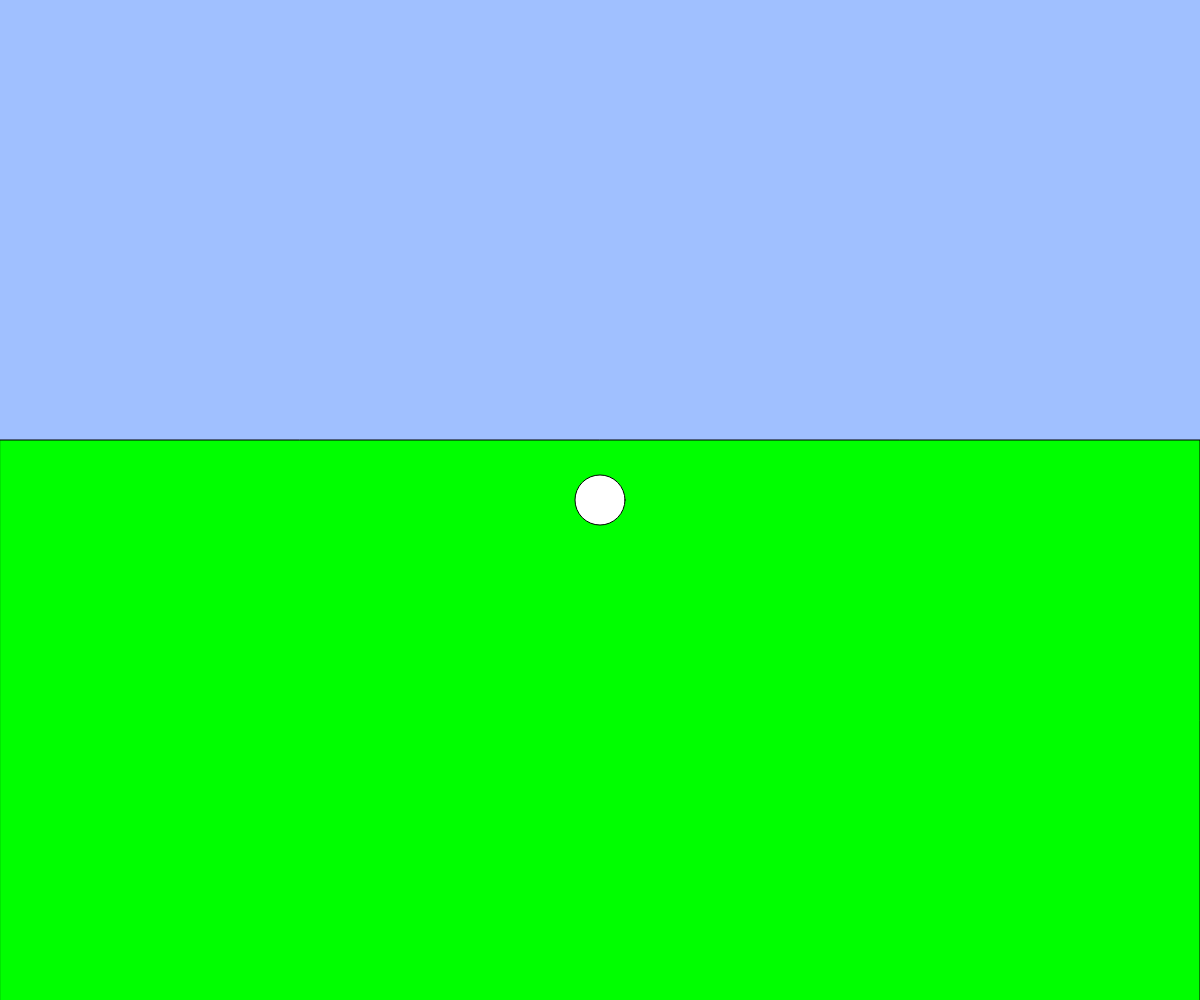
Frame 1 (no input)
Frame 60 (no input): identical to frame 1, image omitted
Frame 120 (the mouse pressed at the canvas centre since frame 60): identical to frame 1, image omitted

The p5.js sketch that drew this single still picture (run headless with seeded random() and noise() and a simulated clock; from frame 60 on, the mouse is pressed at the canvas centre):

// p5.js sketch
// ── sketch.js
// テキスト「キーボード操作に反応する」
let x, y;
let increment=1


function setup(){
  createCanvas(windowWidth, windowHeight);
  x = width / 2;
  y = height / 2;
 
}



function draw(){
  background(160, 192, 255);

  fill(0, 255, 0);
  rect(0,440,width,height); 

fill(255);
  ellipse(x, y, 50);
  if(keyIsDown(LEFT_ARROW)){ x -= 5; }
  if(keyIsDown(RIGHT_ARROW)){ x += 5; }

  if(keyIsDown(" ".charCodeAt(0))){ x *2; }

  
}

// イベントハンドラを使用するパターン
// function keyPressed(){
//   if(keyCode == LEFT_ARROW){ x -= 5; }
//   else if(keyCode == RIGHT_ARROW){ x+= 5; }
//   else if(keyCode == DOWN_ARROW){ y += 5; }
//   else if(keyCode == UP_ARROW){ y -= 5; }
//   else if(key == "A"){ x += 10; }
// }

function windowResized(){
  resizeCanvas(windowWidth, windowHeight);
}
